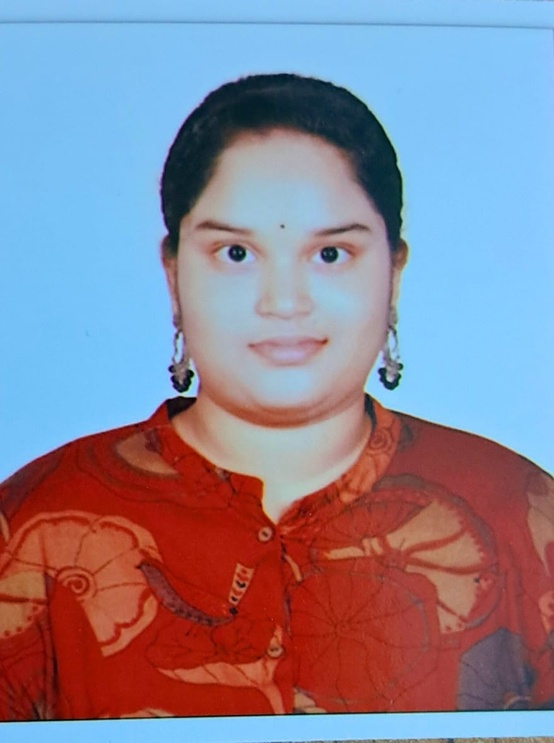
#> input picture training_images/1.1.joshna.jpeg, 554 x 743 px, shrunk from 878 x 1178 before the run; its folder holds 4 pictures in this run
$ python train.py
#> lines starting #> are read from the running program, lines starting #| are printed output that depends on the picture
import cv2
import numpy as np
from PIL import Image
import os

# Path for training images
path = 'training_images'

# Initialize recognizer and face detector
recognizer = cv2.face.LBPHFaceRecognizer_create()
detector = cv2.CascadeClassifier(cv2.data.haarcascades + "haarcascade_frontalface_default.xml")

def getImagesAndLabels(path):
    # Support for jpg, jpeg, and png
#> called with path = 'training_images'
    imagePaths = [os.path.join(path, f) for f in os.listdir(path) if f.lower().endswith(('.png', '.jpg', '.jpeg'))]
    faceSamples = []
    ids = []

    for imagePath in imagePaths:
        # Convert to grayscale
        PIL_img = Image.open(imagePath).convert('L')
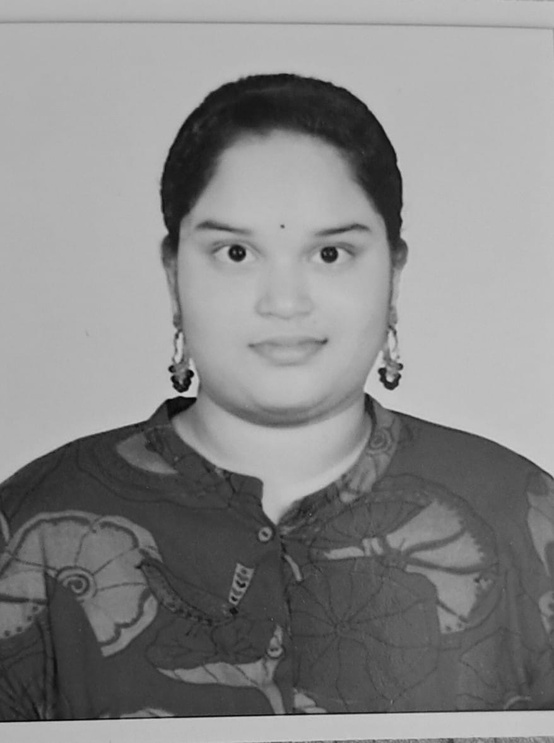
#> PIL_img: PIL image 554x743 L; min 0, max 207, mean 135.6
        img_numpy = np.array(PIL_img, 'uint8')

        # Get ID from filename (e.g., "1.joshna.jpeg" -> 1)
        filename = os.path.split(imagePath)[-1]
        try:
            # We take the part before the first dot
            student_id = int(filename.split(".")[0])
        except Exception as e:
            print(f"Skipping {filename}: Filename must start with a number (e.g., 1.name.jpg)")
            continue

        # Detect the face in the training image
        faces = detector.detectMultiScale(img_numpy)
#> faces = [[152, 152, 267, 267]]

        for (x, y, w, h) in faces:
            faceSamples.append(img_numpy[y:y+h, x:x+w])
            ids.append(student_id)
            print(f"Training ID {student_id} from {filename}")
#> this loop made 1 pass
#| Training ID 1 from 1.1.joshna.jpeg
#> after the loop, faceSamples = 1 item; ids = [1]
#> pass 2 of the loop in getImagesAndLabels, `for imagePath in imagePaths:`:
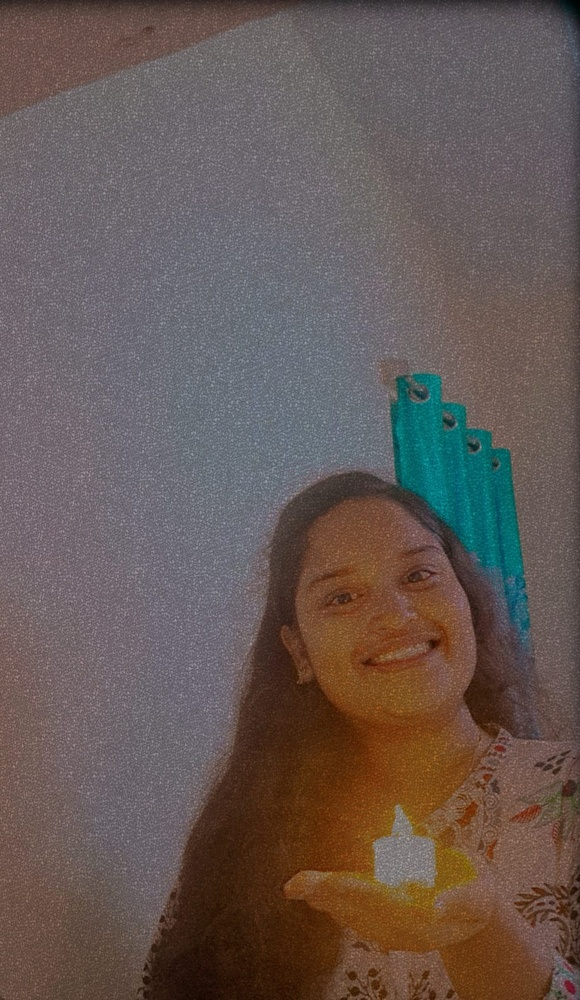
#> input picture training_images/1.2.joshna - Copy.jpeg, 580 x 1000 px, shrunk from 920 x 1585 before the run
#> in getImagesAndLabels, `PIL_img = Image.open(imagePath).convert('L')`:
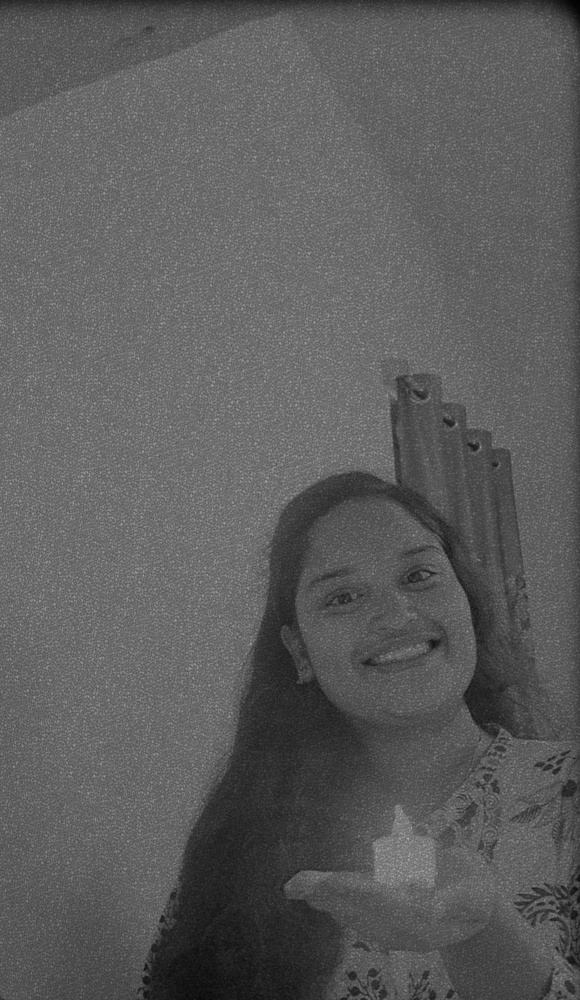
#> PIL_img: PIL image 580x1000 L; min 2, max 168, mean 92.3
#> faces = [[275, 507, 215, 215]]
#> the loop in getImagesAndLabels, `for (x, y, w, h) in faces:` made 1 pass
#> (printed output is left out)
#> after the loop in getImagesAndLabels, `for (x, y, w, h) in faces:`: faceSamples = 2 items; ids = [1, 1]

    return faceSamples, ids

print("\n[INFO] Training faces. This will take a moment...")

faces, ids = getImagesAndLabels(path)

if len(faces) == 0:
    print("\n[ERROR] No faces found! Make sure your photos are clear and named correctly.")
else:
    recognizer.train(faces, np.array(ids))

    # Save the model
    if not os.path.exists('trainer'):
        os.makedirs('trainer')
    recognizer.write('trainer/trainer.yml')

    print(f"\n[INFO] {len(np.unique(ids))} unique students trained successfully.")
